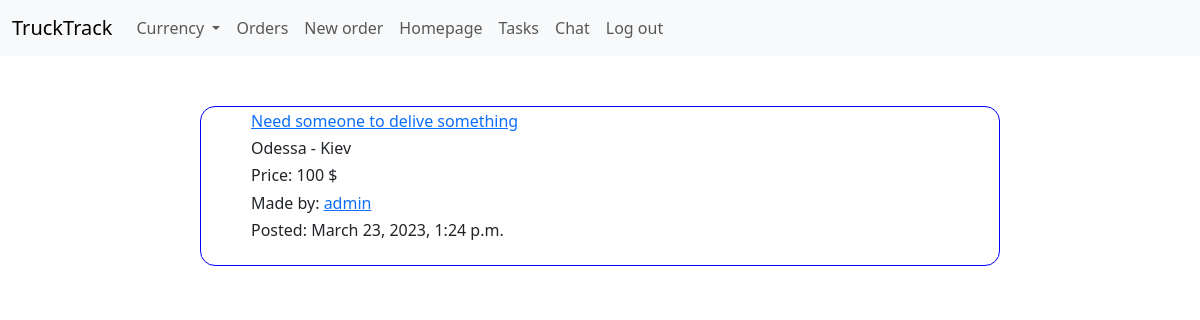
The app's page /myorders (signed in) with its own data.
### trucktrack/models.py (models this page shows, shortened)
class Orders(models.Model):
    title =models.CharField(max_length = 100)
    text = models.TextField()
    sender = models.ForeignKey("Cities", on_delete=models.CASCADE, related_name ="departures" , default= None)
    receiver = models.ForeignKey("Cities", on_delete=models.CASCADE, related_name ="arrivals", default=None)
    bid = models.IntegerField()
    owner = models.ForeignKey(User, on_delete=models.CASCADE, related_name="owner")
    perform =models.ForeignKey(User, on_delete=models.CASCADE, default=None, null=True, related_name="perform")
    visability = models.BooleanField(default=True)
    timestamp = models.DateTimeField(auto_now_add = True)
    tonnage=models.IntegerField()
    type=models.ForeignKey("Type", on_delete=models.CASCADE)
    find=models.BooleanField(default = True)

class Cities(models.Model):
    city = models.CharField(max_length = 100)

class User(AbstractUser):
    phone = models.CharField(default = None, null=True,max_length=100)
    city = models.CharField(max_length=100, default=None, blank=True, null=True)
    truck_tonnage = models.IntegerField(default=None, null=True, blank=True)

### trucktrack/views.py (the view, shortened to what this page needs)
# urls.py: path('myorders', views.my_orders, name="myorders"),
@login_required
def my_orders(request):
    orders = Orders.objects.filter(perform = User.objects.get(id = request.user.id))
    changer = 1
    sign= '$'
    return render(request,"trucktrack/my_orders.html",{
        "orders":orders,
        'rates':changer,
        'sign':sign
    })

### trucktrack/templates/trucktrack/my_orders.html
{% extends "trucktrack/layout.html" %}
{%load static%}
{%block script %}
    <link href ="{% static "css/myorder.css" %}" rel ="stylesheet">
    <link href ="{% static "css/index.css" %}" rel ="stylesheet">
{%endblock%}
{%block body%}
    {%for order in orders%}
            {%if order.visability == False %}
                <div class="order">
                    <h6 class="title"><a href="{% url 'order' id=order.id%}">{{order.title}}</a></h6>
                    <h6 class="title">{{order.sender.city}} - {{order.receiver.city}}</h6>
                    <h6 class="title">Price: {%widthratio order.bid 1 rates%} {{sign}}</h6>
                    <h6 class="title"> Made by: <a href="{% url 'profile' id=order.owner.id %}">{{order.owner.username}}</a></h6>
                    <h6 class ="title"> Posted: {{order.timestamp}}</h6>
                </div>
            {%endif%}
    {%endfor%}
{%endblock%}

### trucktrack/static/css/myorder.css (style rules this page uses)
.order { width:800px; height:160px; border: 1px solid blue; border-radius: 15px; margin:0 auto; margin-top:50px; word-break:break-word; overflow:hidden }
.title { margin-left:50px; margin-top:5px; }

### trucktrack/static/css/index.css (style rules this page uses)
.order { width:800px; height:160px; border: 1px solid blue; border-radius: 15px; margin:0 auto; margin-top:50px; word-break:break-word; overflow:hidden }
.title { margin-left:50px; margin-top:5px; word-break:break-word; overflow:hidden }

### records on screen
Orders: title "Need someone to delive something", sender.city "Odessa", receiver.city "Kiev", bid "100", sign "$", owner.username "admin", timestamp "March 23, 2023, 1:24 p.m."
